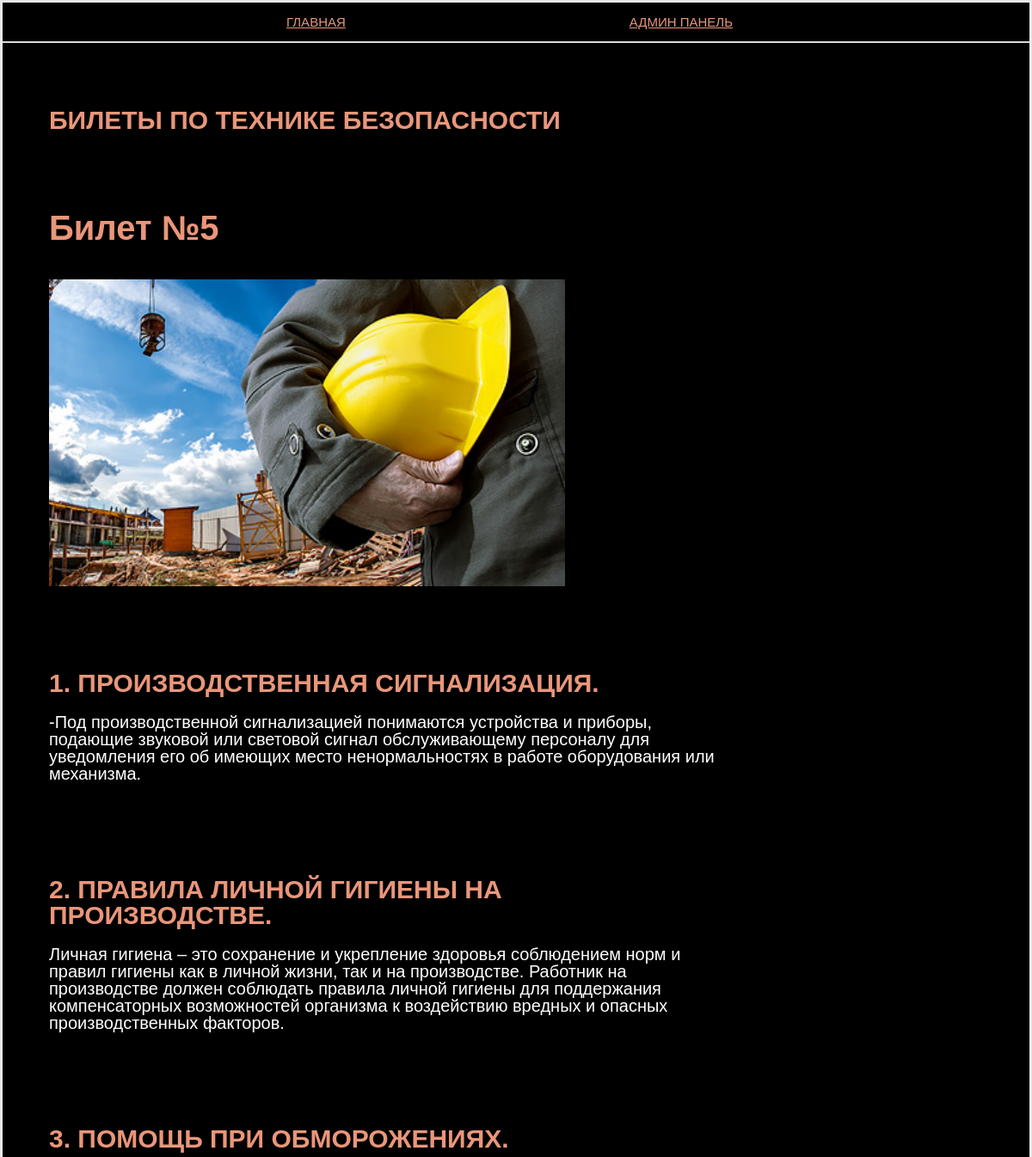
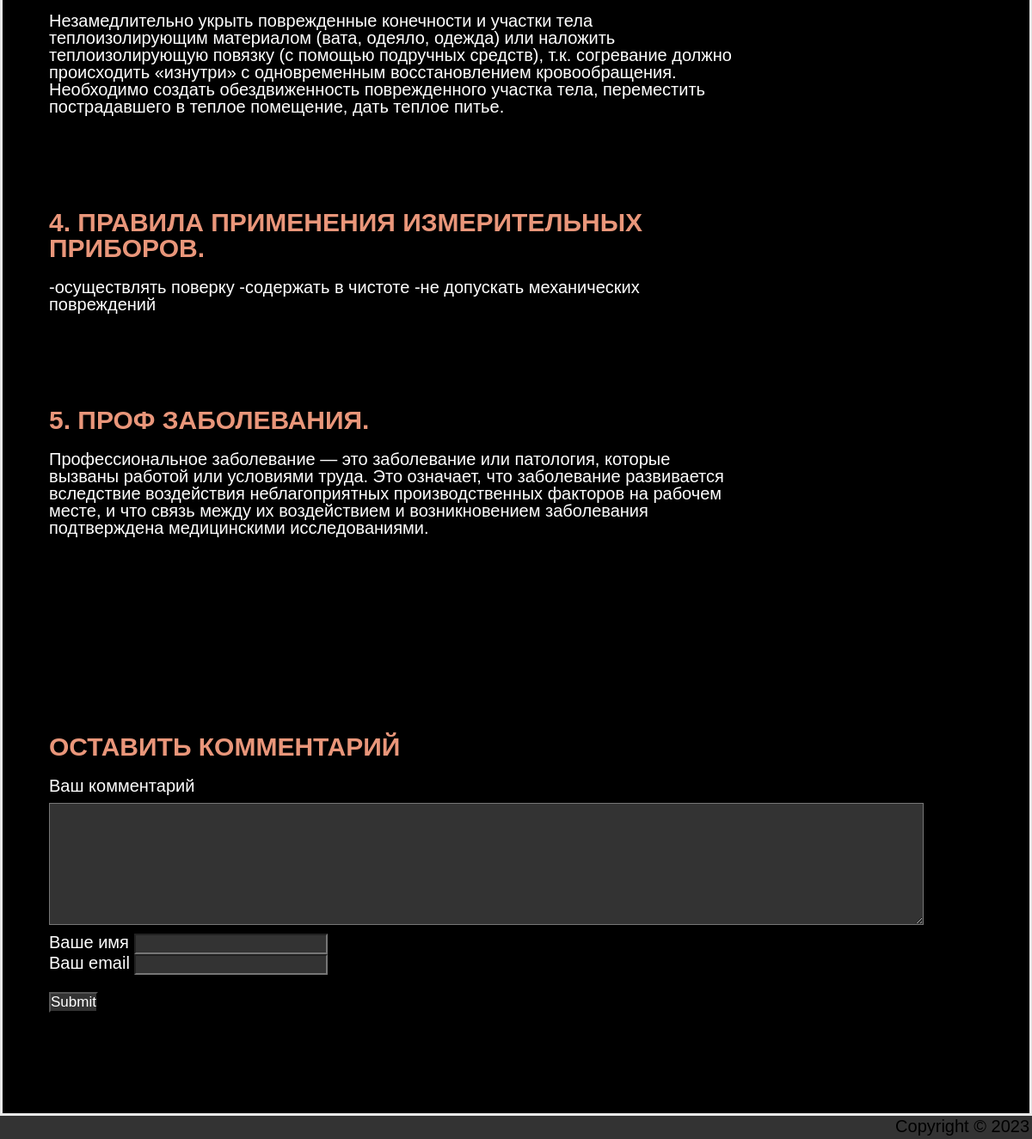
/ticket_5/, run on the app's committed database (2 pictures, top to bottom).
### tickets/models.py (models this page shows, shortened)
class Ticket(models.Model):
    objects = None
    slug = models.SlugField(max_length=250, unique=True, db_index=True)
    title = models.CharField('Номер билета', max_length=100)
    author = models.CharField('Автор', max_length=100)
    date = models.DateField('Дата публикации')
    img = models.ImageField('Изображение', upload_to='image/%Y')
    class Meta:
        verbose_name = 'Билет'
        verbose_name_plural = 'Билеты'

class Question(models.Model):
    text_questions = models.TextField('Текст вопроса')
    question = models.ForeignKey(Ticket, verbose_name='Публикация', on_delete=models.CASCADE)
    img = models.ImageField('Изображение', upload_to='image/%Y', blank=True)
    class Meta:
        verbose_name = 'Вопрос'
        verbose_name_plural = 'Вопросы'

class Answer(models.Model):
    text_answer = models.TextField('Текст ответа')
    answer = models.ForeignKey(Question, verbose_name='Публикация', on_delete=models.CASCADE)
    class Meta:
        verbose_name = 'Ответ'
        verbose_name_plural = 'Ответы'
    def __str__(self):
        return f'{self.text_answer}'

### tickets/views.py (the view)
# urls.py: path('<slug:ticket_slug>/', views.TicketDetail.as_view(), name='ticket'),
class TicketDetail(View):
    def get(self, request, ticket_slug):
        ticket = Ticket.objects.get(slug=ticket_slug)
        return render(request, 'site_tb/question.html', {'ticket': ticket})

### templates/site_tb/question.html (shortened to what this page needs)
{% load static %}
<html>
<head>
	<link rel="stylesheet" href="{% static 'css/style.css' %}" type="text/css" media="all" />
</head>
<body>
<div class="shell">
	<div class="border">
		<div id="navigation">
			<ul class="active">
			    <li><a href="/">Главная</a></li>
			    <li><a href="/admin">Админ панель</a></li>
			</ul>
		</div>
		<div id="main">
			<div id="content">
				<div class="projects">
					<h3>Билеты по технике безопасности</h3>
					<div class="item">
					    <div class="image left">
							<h1>{{ ticket.title }}</h1>
							<br>
							<img src="{{ ticket.img.url }}" width="100%"/>
					    </div>
					    <div class="text left">
							{% for I in ticket.question_set.all %}
						<h3>{{ I.text_questions }}</h3>
							{{ I.answer_set.get }}
						<br><p>{{ text_answer }}</p>
                            {% endfor %}
						</div>
				    </div>
			    </div>
			<div class="form-comment">
				<h3>Оставить комментарий</h3>
				<div>
					<form action="{% url 'add_comments' ticket.id %}" method="post">
						<div class="comment-title">
							<label>Ваш комментарий</label>
						</div>
						<div><textarea name="text_comments" rows="7" cols="100"></textarea></div>
						<div class="comment-name">
							<label>Ваше имя</label>
							<input type="text" name="name" >
						</div>
						<div class="comment-mail">
							<label>Ваш email</label>
							<input type="email" name="email">
						</div>
						<div class="submit">
							<input type="submit">
						</div>
					</form>
				</div>
			</div>
			</div>
		</div>
	<div id="footer">
		<p class="copy right">Copyright &copy;  2023 </p>
	</div>
	</div>
</div>
</body>
</html>

### static/css/style.css (style rules this page uses)
* { margin: 0; padding: 0; outline:0; }
body { font-size: 20px; line-height: 20px; font-family: Georgia, Arial, Helvetica, Sans-Serif; color: #ffffff; background: #333; }
a { color: #E9967A; }
input, textarea, select { font-family: Arial, Helvetica, sans-serif; font-size: 17px; color: white; background: #333; }
textarea { overflow:auto; }
.left, .alignleft { float: left; display: inline; }
.right, .alignright { float: right; display: inline; }
.shell { background-color: black; width: 1200px; margin: 0 auto; }
.border { border: 3px solid #e8e8e8; background: #000000; position: relative; }
#navigation { height: 45px; border-bottom: 2px solid #dbdbdb; }
#navigation ul { list-style: none; }
#navigation ul li { float: left; height: 43px; font-size: 15px; line-height: 45px; text-transform: uppercase; }
#navigation ul li a { float: left; height: 43px; color: #E9967A; padding: 0 0 0 330px; }
#main { width: 800px; padding: 50px 24px 17px 24px; }
#main h3 { font-size: 30px; line-height: 30px; color: #E9967A; text-transform: uppercase; padding: 5px 50px 10px 0; }
#content { width: 1000px; }
.projects { padding: 20px 0 0 30px; }
.projects h1 { color: #E9967A; margin: 5% 0; }
.projects h3 { margin: 0 0 10px 0; }
.projects .item { margin: 50px 0 20px 0; padding: 10px 0 0 0; }
.projects .image { width: 600px; height: 400px; padding: 0 0 50px; }
.projects .text { width: 800px; padding: 100px 0 50px; }
.projects .text h3 { font-size: 22px; line-height: 25px; color: #333; text-transform: uppercase; }
.projects .text p { padding: 100px 100px 5px 20px; }
#footer { font-family: Arial, sans-serif; font-size: 20px; line-height: 30px; color: #000000; }
.form-comment { padding: 50px 0 0 30px; }
.form-comment .comment-title { padding: 10px 0 10px 0; }
.form-comment .comment-name { padding: 10px 0 0 0; }
.form-comment .submit { padding: 20px 0 100px 0; }

### data on the page
Ticket: title "Билет №5", img (picture)
Question: text_questions "1. ПРОИЗВОДСТВЕННАЯ СИГНАЛИЗАЦИЯ.", answer_set.get "-Под производственной сигнализацией понимаются устройства и приборы, подающие звуковой или световой сигнал обслуживающему персоналу для уведомления его об имеющих место ненормальностях в работе оборудования или механизма."
Question: text_questions "2. ПРАВИЛА ЛИЧНОЙ ГИГИЕНЫ НА ПРОИЗВОДСТВЕ.", answer_set.get "Личная гигиена – это сохранение и укрепление здоровья соблюдением норм и правил гигиены как в личной жизни, так и на производстве. Работник на производстве должен соблюдать правила личной гигиены для поддержания компенсаторных возможностей организма к воздействию вредных и опасных производственных факторов."
Question: text_questions "3. ПОМОЩЬ ПРИ ОБМОРОЖЕНИЯХ.", answer_set.get "Незамедлительно укрыть поврежденные конечности и участки тела теплоизолирующим материалом (вата, одеяло, одежда) или наложить теплоизолирующую повязку (с помощью подручных средств), т.к. согревание должно происходить «изнутри» с одновременным восстановлением кровообращения. Необходимо создать обездвиженность поврежденного участка тела, переместить пострадавшего в теплое помещение, дать теплое питье."
Question: text_questions "4. ПРАВИЛА ПРИМЕНЕНИЯ ИЗМЕРИТЕЛЬНЫХ ПРИБОРОВ.", answer_set.get "-осуществлять поверку -содержать в чистоте -не допускать механических повреждений"
Question: text_questions "5. ПРОФ ЗАБОЛЕВАНИЯ.", answer_set.get "Профессиональное заболевание — это заболевание или патология, которые вызваны работой или условиями труда. Это означает, что заболевание развивается вследствие воздействия неблагоприятных производственных факторов на рабочем месте, и что связь между их воздействием и возникновением заболевания подтверждена медицинскими исследованиями."
